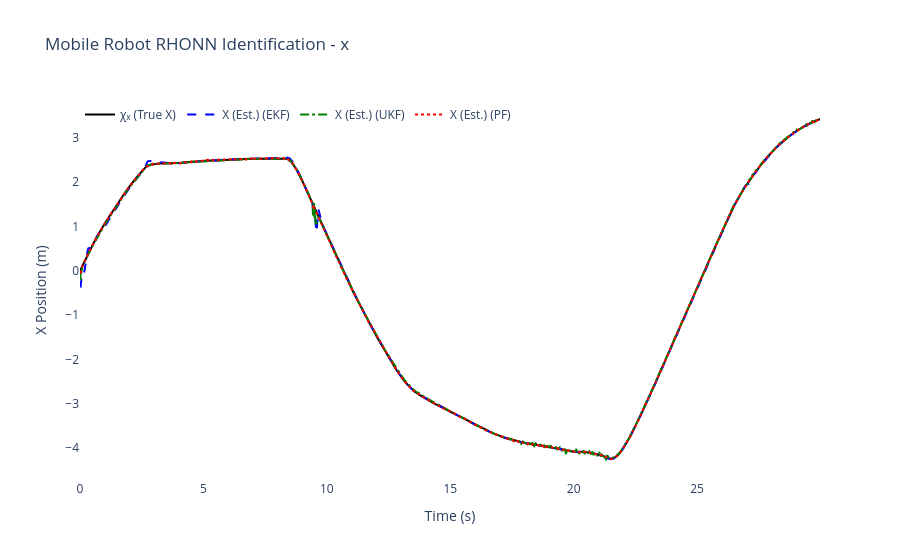
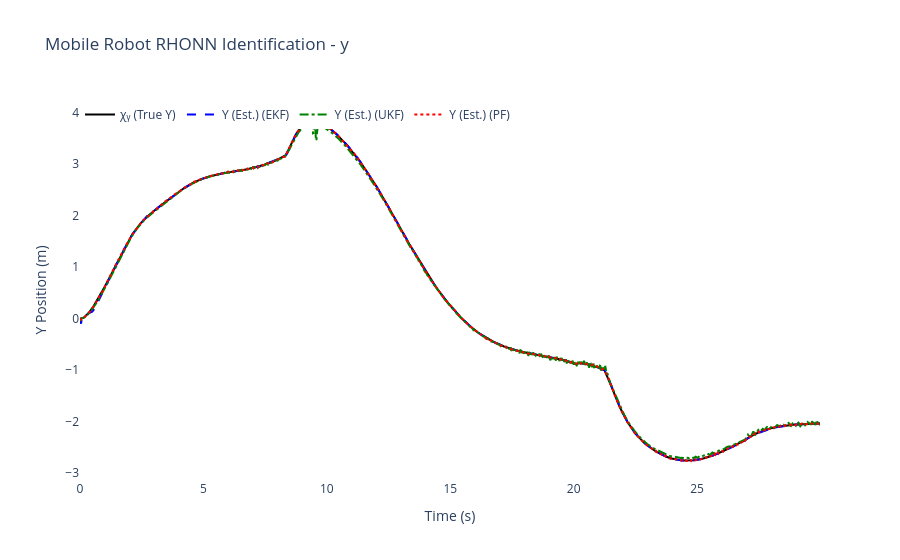
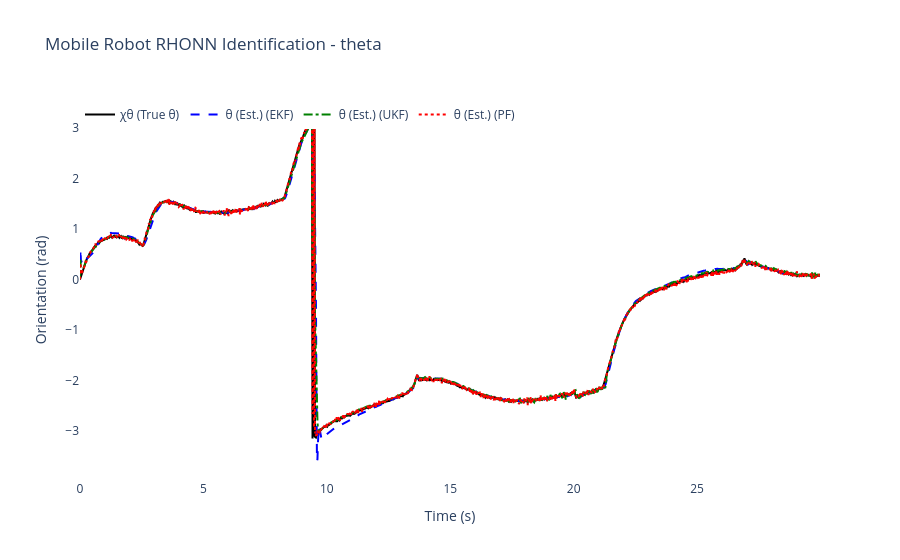
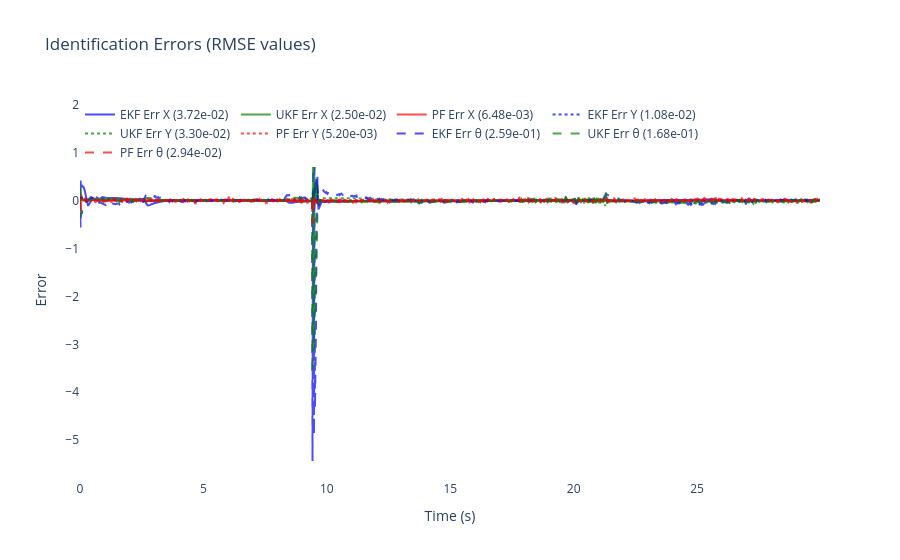

The cell these charts' notebook holds for them, in order:
### Code cell
# ============================================================
# 6) Results & plots for Differential Drive Mobile Robot
# ============================================================

# compute RMSE per state and per filter
rmse_x_ekf = np.sqrt(np.mean((x_true[:, 0] - x_hat_ekf[:, 0])**2))
rmse_y_ekf = np.sqrt(np.mean((x_true[:, 1] - x_hat_ekf[:, 1])**2))
rmse_theta_ekf = np.sqrt(np.mean((x_true[:, 2] - x_hat_ekf[:, 2])**2))

rmse_x_ukf = np.sqrt(np.mean((x_true[:, 0] - x_hat_ukf[:, 0])**2))
rmse_y_ukf = np.sqrt(np.mean((x_true[:, 1] - x_hat_ukf[:, 1])**2))
rmse_theta_ukf = np.sqrt(np.mean((x_true[:, 2] - x_hat_ukf[:, 2])**2))

rmse_x_pf = np.sqrt(np.mean((x_true[:, 0] - x_hat_pf[:, 0])**2))
rmse_y_pf = np.sqrt(np.mean((x_true[:, 1] - x_hat_pf[:, 1])**2))
rmse_theta_pf = np.sqrt(np.mean((x_true[:, 2] - x_hat_pf[:, 2])**2))

# total RMSE (combined across states)
rmse_total_ekf = np.sqrt(rmse_x_ekf**2 + rmse_y_ekf**2 + rmse_theta_ekf**2)
rmse_total_ukf = np.sqrt(rmse_x_ukf**2 + rmse_y_ukf**2 + rmse_theta_ukf**2)
rmse_total_pf = np.sqrt(rmse_x_pf**2 + rmse_y_pf**2 + rmse_theta_pf**2)
rmse_totals = {'EKF': rmse_total_ekf, 'UKF': rmse_total_ukf, 'PF': rmse_total_pf}
best_filter = min(rmse_totals, key=rmse_totals.get)


print("🎯" + "="*65)
print(f"🏆 MEJOR FILTRO: {best_filter} (RMSE total: {rmse_totals[best_filter]:.6f})")
print(f"🎲 SEMILLA USADA: {RANDOM_SEED}")
print("="*67)


print(f"\nFinal EKF-RHONN Weights:")
for i in range(3):
    state_names = ['x', 'y', 'theta']
    print(f"  Neuron {i+1} ({state_names[i]}): {ekf_trainer.weights[i]}")

print(f"\nFinal UKF-RHONN Weights:")
for i in range(3):
    state_names = ['x', 'y', 'theta']
    print(f"  Neuron {i+1} ({state_names[i]}): {ukf_trainer.weights[i]}")

print(f"\nFinal PF-RHONN Weight Estimates:")
pf_estimates = pf_trainer.get_estimate()
for i in range(3):
    state_names = ['x', 'y', 'theta']
    print(f"  Neuron {i+1} ({state_names[i]}): {pf_estimates[i]}")

print("\n--- Performance Comparison (RMSE) ---")
print(f"EKF RMSE x:     {rmse_x_ekf:.6f}")
print(f"EKF RMSE y:     {rmse_y_ekf:.6f}")
print(f"EKF RMSE theta: {rmse_theta_ekf:.6f}")
print(f"UKF RMSE x:     {rmse_x_ukf:.6f}")
print(f"UKF RMSE y:     {rmse_y_ukf:.6f}")
print(f"UKF RMSE theta: {rmse_theta_ukf:.6f}")
print(f"PF  RMSE x:     {rmse_x_pf:.6f}")
print(f"PF  RMSE y:     {rmse_y_pf:.6f}")
print(f"PF  RMSE theta: {rmse_theta_pf:.6f}")

states_info = [
    {'idx': 0, 'var': 'x', 'desc': 'X Position', 'y_label': 'X Position (m)', 'chi': 'χₓ (True X)', 'x': 'X (Est.)'},
    {'idx': 1, 'var': 'y', 'desc': 'Y Position', 'y_label': 'Y Position (m)', 'chi': 'χᵧ (True Y)', 'x': 'Y (Est.)'},
    {'idx': 2, 'var': 'theta', 'desc': 'Orientation', 'y_label': 'Orientation (rad)', 'chi': 'χθ (True θ)', 'x': 'θ (Est.)'}
]

for state_info in states_info:
    i = state_info['idx']
    trace_plant = go.Scatter(x=t_history, y=x_true[:, i], mode='lines', name=state_info['chi'], line=dict(color='black', width=2))
    trace_ekf = go.Scatter(x=t_history, y=x_hat_ekf[:, i], mode='lines', name=f"{state_info['x']} (EKF)", line=dict(dash='dash', color='blue'))
    trace_ukf = go.Scatter(x=t_history, y=x_hat_ukf[:, i], mode='lines', name=f"{state_info['x']} (UKF)", line=dict(dash='dashdot', color='green'))
    trace_pf = go.Scatter(x=t_history, y=x_hat_pf[:, i], mode='lines', name=f"{state_info['x']} (PF)", line=dict(dash='dot', color='red'))
    fig = go.Figure([trace_plant, trace_ekf, trace_ukf, trace_pf])
    fig.update_layout(title=f'Mobile Robot RHONN Identification - {state_info["var"]}', xaxis_title='Time (s)', yaxis_title=state_info['y_label'], legend=dict(x=0, y=1, orientation='h'), font=dict(size=12), plot_bgcolor='white', paper_bgcolor='white')
    fig.show()

error_x_ekf = x_true[:, 0] - x_hat_ekf[:, 0]
error_y_ekf = x_true[:, 1] - x_hat_ekf[:, 1]
error_theta_ekf = x_true[:, 2] - x_hat_ekf[:, 2]
error_x_ukf = x_true[:, 0] - x_hat_ukf[:, 0]
error_y_ukf = x_true[:, 1] - x_hat_ukf[:, 1]
error_theta_ukf = x_true[:, 2] - x_hat_ukf[:, 2]
error_x_pf = x_true[:, 0] - x_hat_pf[:, 0]
error_y_pf = x_true[:, 1] - x_hat_pf[:, 1]
error_theta_pf = x_true[:, 2] - x_hat_pf[:, 2]

fig2 = go.Figure()
fig2.add_trace(go.Scatter(x=t_history, y=error_x_ekf, mode='lines', name=f'EKF Err X ({rmse_x_ekf:.2e})', opacity=0.7, line=dict(color='blue')))
fig2.add_trace(go.Scatter(x=t_history, y=error_x_ukf, mode='lines', name=f'UKF Err X ({rmse_x_ukf:.2e})', opacity=0.7, line=dict(color='green')))
fig2.add_trace(go.Scatter(x=t_history, y=error_x_pf, mode='lines', name=f'PF Err X ({rmse_x_pf:.2e})', opacity=0.7, line=dict(color='red')))
fig2.add_trace(go.Scatter(x=t_history, y=error_y_ekf, mode='lines', name=f'EKF Err Y ({rmse_y_ekf:.2e})', opacity=0.7, line=dict(color='blue', dash='dot')))
fig2.add_trace(go.Scatter(x=t_history, y=error_y_ukf, mode='lines', name=f'UKF Err Y ({rmse_y_ukf:.2e})', opacity=0.7, line=dict(color='green', dash='dot')))
fig2.add_trace(go.Scatter(x=t_history, y=error_y_pf, mode='lines', name=f'PF Err Y ({rmse_y_pf:.2e})', opacity=0.7, line=dict(color='red', dash='dot')))
fig2.add_trace(go.Scatter(x=t_history, y=error_theta_ekf, mode='lines', name=f'EKF Err θ ({rmse_theta_ekf:.2e})', opacity=0.7, line=dict(color='blue', dash='dash')))
fig2.add_trace(go.Scatter(x=t_history, y=error_theta_ukf, mode='lines', name=f'UKF Err θ ({rmse_theta_ukf:.2e})', opacity=0.7, line=dict(color='green', dash='dash')))
fig2.add_trace(go.Scatter(x=t_history, y=error_theta_pf, mode='lines', name=f'PF Err θ ({rmse_theta_pf:.2e})', opacity=0.7, line=dict(color='red', dash='dash')))
fig2.update_layout(title='Identification Errors (RMSE values)', xaxis_title='Time (s)', yaxis_title='Error', legend=dict(x=0, y=1, orientation='h'), font=dict(size=12), plot_bgcolor='white', paper_bgcolor='white')
fig2.show()

# 2D Trajectory plot
fig_trajectory = go.Figure()
fig_trajectory.add_trace(go.Scatter(x=x_true[:, 0], y=x_true[:, 1], mode='lines', name='True', line=dict(color='black', width=3)))
fig_trajectory.add_trace(go.Scatter(x=x_hat_ekf[:, 0], y=x_hat_ekf[:, 1], mode='lines', name='EKF', line=dict(color='blue', width=2, dash='dash')))
fig_trajectory.add_trace(go.Scatter(x=x_hat_ukf[:, 0], y=x_hat_ukf[:, 1], mode='lines', name='UKF', line=dict(color='green', width=2, dash='dashdot')))
fig_trajectory.add_trace(go.Scatter(x=x_hat_pf[:, 0], y=x_hat_pf[:, 1], mode='lines', name='PF', line=dict(color='red', width=2, dash='dot')))
fig_trajectory.add_trace(go.Scatter(x=[x_true[0, 0]], y=[x_true[0, 1]], mode='markers', name='Start', marker=dict(color='green', size=10, symbol='star')))
fig_trajectory.add_trace(go.Scatter(x=[x_true[-1, 0]], y=[x_true[-1, 1]], mode='markers', name='End', marker=dict(color='red', size=10, symbol='square')))
fig_trajectory.update_layout(title='Trajectory Comparison (Optimized Params)', xaxis_title='X (m)', yaxis_title='Y (m)', font=dict(size=12), plot_bgcolor='white', paper_bgcolor='white', showlegend=True)
fig_trajectory.show()


# === RESUMEN DE RENDIMIENTO CON SEMILLA ===
print("\n📊 RMSE Desglosado por Filtro:")
print(f"   EKF: {rmse_total_ekf:.6f}  |  UKF: {rmse_total_ukf:.6f}  |  PF: {rmse_total_pf:.6f}")
print(f"\n💡 Para reproducir estos resultados:")
print(f"   Principal: RANDOM_SEED = {RANDOM_SEED}")
print(f"   DE Optim.: DE_SEED = {(RANDOM_SEED + 12345) % 100000}")
print(f"   (Cambia línea 8 en celda 4 para usar semilla principal)")

# --- Parameter summary ---
print("\n--- Optimized Parameter Summary ---")
print(f"EKF params: Q={ekf_trainer.Q[0][0,0]:.3e} R={ekf_trainer.R[0][0]:.3e} P0~{ekf_trainer.P[0][0,0]:.3e} eta={ekf_trainer.eta:.3f}")
print(f"UKF params: alpha={ukf_trainer.alpha:.3e} eta={ukf_trainer.eta:.3f} Qdiag={ukf_trainer.Q[0][0,0]:.3e} R={ukf_trainer.R[0][0]:.3e}")
print(f"PF params: Q_std={pf_trainer.Q_std} R_std={pf_trainer.R_std} ESS_th={pf_trainer.ess_threshold:.1f} n_particles={pf_trainer.n_particles}")

print("\nOptimization + simulation complete.")

### Figure 1 — Plotly figure (JSON) as saved in the notebook; plotly's stock layout.template omitted (floating-point values rounded to 4 significant figures; data arrays with more than 128 entries replaced by an {"elided": "..."} marker saying what was removed)
{"data": [{"line": {"color": "black", "width": 2}, "mode": "lines", "name": "χₓ (True X)", "type": "scatter", "x": {"elided": "1500 float values"}, "y": {"elided": "1500 float values"}}, {"line": {"color": "blue", "dash": "dash"}, "mode": "lines", "name": "X (Est.) (EKF)", "type": "scatter", "x": {"elided": "1500 float values"}, "y": {"elided": "1500 float values"}}, {"line": {"color": "green", "dash": "dashdot"}, "mode": "lines", "name": "X (Est.) (UKF)", "type": "scatter", "x": {"elided": "1500 float values"}, "y": {"elided": "1500 float values"}}, {"line": {"color": "red", "dash": "dot"}, "mode": "lines", "name": "X (Est.) (PF)", "type": "scatter", "x": {"elided": "1500 float values"}, "y": {"elided": "1500 float values"}}], "layout": {"font": {"size": 12}, "legend": {"orientation": "h", "x": 0, "y": 1}, "paper_bgcolor": "white", "plot_bgcolor": "white", "title": {"text": "Mobile Robot RHONN Identification - x"}, "xaxis": {"title": {"text": "Time (s)"}}, "yaxis": {"title": {"text": "X Position (m)"}}}}

### Figure 2 — Plotly figure (JSON) as saved in the notebook; plotly's stock layout.template omitted (floating-point values rounded to 4 significant figures; data arrays with more than 128 entries replaced by an {"elided": "..."} marker saying what was removed)
{"data": [{"line": {"color": "black", "width": 2}, "mode": "lines", "name": "χᵧ (True Y)", "type": "scatter", "x": {"elided": "1500 float values"}, "y": {"elided": "1500 float values"}}, {"line": {"color": "blue", "dash": "dash"}, "mode": "lines", "name": "Y (Est.) (EKF)", "type": "scatter", "x": {"elided": "1500 float values"}, "y": {"elided": "1500 float values"}}, {"line": {"color": "green", "dash": "dashdot"}, "mode": "lines", "name": "Y (Est.) (UKF)", "type": "scatter", "x": {"elided": "1500 float values"}, "y": {"elided": "1500 float values"}}, {"line": {"color": "red", "dash": "dot"}, "mode": "lines", "name": "Y (Est.) (PF)", "type": "scatter", "x": {"elided": "1500 float values"}, "y": {"elided": "1500 float values"}}], "layout": {"font": {"size": 12}, "legend": {"orientation": "h", "x": 0, "y": 1}, "paper_bgcolor": "white", "plot_bgcolor": "white", "title": {"text": "Mobile Robot RHONN Identification - y"}, "xaxis": {"title": {"text": "Time (s)"}}, "yaxis": {"title": {"text": "Y Position (m)"}}}}

### Figure 3 — Plotly figure (JSON) as saved in the notebook; plotly's stock layout.template omitted (floating-point values rounded to 4 significant figures; data arrays with more than 128 entries replaced by an {"elided": "..."} marker saying what was removed)
{"data": [{"line": {"color": "black", "width": 2}, "mode": "lines", "name": "χθ (True θ)", "type": "scatter", "x": {"elided": "1500 float values"}, "y": {"elided": "1500 float values"}}, {"line": {"color": "blue", "dash": "dash"}, "mode": "lines", "name": "θ (Est.) (EKF)", "type": "scatter", "x": {"elided": "1500 float values"}, "y": {"elided": "1500 float values"}}, {"line": {"color": "green", "dash": "dashdot"}, "mode": "lines", "name": "θ (Est.) (UKF)", "type": "scatter", "x": {"elided": "1500 float values"}, "y": {"elided": "1500 float values"}}, {"line": {"color": "red", "dash": "dot"}, "mode": "lines", "name": "θ (Est.) (PF)", "type": "scatter", "x": {"elided": "1500 float values"}, "y": {"elided": "1500 float values"}}], "layout": {"font": {"size": 12}, "legend": {"orientation": "h", "x": 0, "y": 1}, "paper_bgcolor": "white", "plot_bgcolor": "white", "title": {"text": "Mobile Robot RHONN Identification - theta"}, "xaxis": {"title": {"text": "Time (s)"}}, "yaxis": {"title": {"text": "Orientation (rad)"}}}}

### Figure 4 — Plotly figure (JSON) as saved in the notebook; plotly's stock layout.template omitted (floating-point values rounded to 4 significant figures; data arrays with more than 128 entries replaced by an {"elided": "..."} marker saying what was removed)
{"data": [{"line": {"color": "blue"}, "mode": "lines", "name": "EKF Err X (3.72e-02)", "opacity": 0.7, "type": "scatter", "x": {"elided": "1500 float values"}, "y": {"elided": "1500 float values"}}, {"line": {"color": "green"}, "mode": "lines", "name": "UKF Err X (2.50e-02)", "opacity": 0.7, "type": "scatter", "x": {"elided": "1500 float values"}, "y": {"elided": "1500 float values"}}, {"line": {"color": "red"}, "mode": "lines", "name": "PF Err X (6.48e-03)", "opacity": 0.7, "type": "scatter", "x": {"elided": "1500 float values"}, "y": {"elided": "1500 float values"}}, {"line": {"color": "blue", "dash": "dot"}, "mode": "lines", "name": "EKF Err Y (1.08e-02)", "opacity": 0.7, "type": "scatter", "x": {"elided": "1500 float values"}, "y": {"elided": "1500 float values"}}, {"line": {"color": "green", "dash": "dot"}, "mode": "lines", "name": "UKF Err Y (3.30e-02)", "opacity": 0.7, "type": "scatter", "x": {"elided": "1500 float values"}, "y": {"elided": "1500 float values"}}, {"line": {"color": "red", "dash": "dot"}, "mode": "lines", "name": "PF Err Y (5.20e-03)", "opacity": 0.7, "type": "scatter", "x": {"elided": "1500 float values"}, "y": {"elided": "1500 float values"}}, {"line": {"color": "blue", "dash": "dash"}, "mode": "lines", "name": "EKF Err θ (2.59e-01)", "opacity": 0.7, "type": "scatter", "x": {"elided": "1500 float values"}, "y": {"elided": "1500 float values"}}, {"line": {"color": "green", "dash": "dash"}, "mode": "lines", "name": "UKF Err θ (1.68e-01)", "opacity": 0.7, "type": "scatter", "x": {"elided": "1500 float values"}, "y": {"elided": "1500 float values"}}, {"line": {"color": "red", "dash": "dash"}, "mode": "lines", "name": "PF Err θ (2.94e-02)", "opacity": 0.7, "type": "scatter", "x": {"elided": "1500 float values"}, "y": {"elided": "1500 float values"}}], "layout": {"font": {"size": 12}, "legend": {"orientation": "h", "x": 0, "y": 1}, "paper_bgcolor": "white", "plot_bgcolor": "white", "title": {"text": "Identification Errors (RMSE values)"}, "xaxis": {"title": {"text": "Time (s)"}}, "yaxis": {"title": {"text": "Error"}}}}
